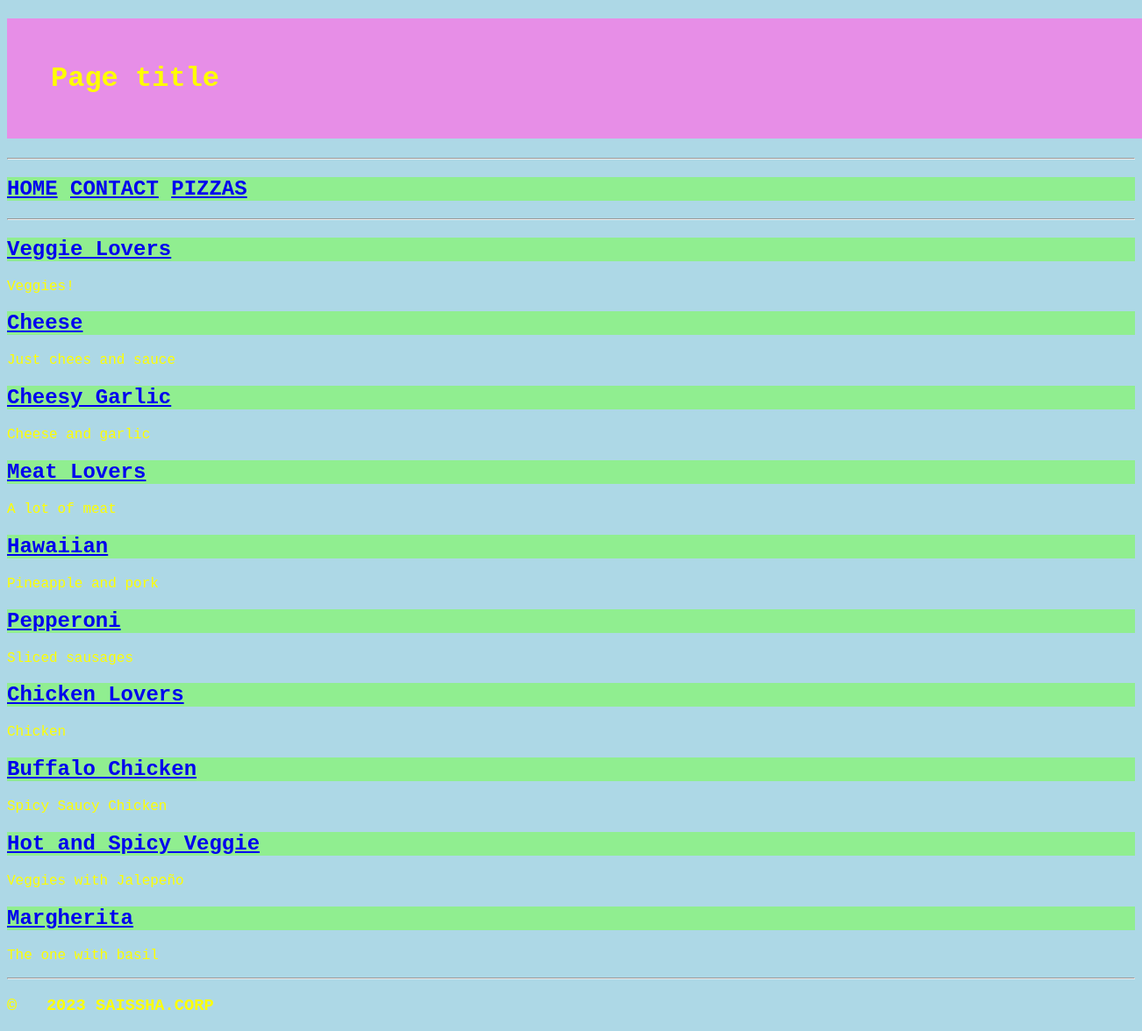
The app's page /all_pizzas with its own data.
### tables this page shows
CREATE TABLE Pizza (id INTEGER PRIMARY KEY AUTOINCREMENT, name TEXT, description TEXT, photo TEXT, base INTEGER REFERENCES Base (id));

### route.py (the view)
@app.route('/all_pizzas')
def alls_pizzas():
    conn=sqlite3.connect("pizzanew.db")
    cur=conn.cursor()
    cur.execute("SELECT * FROM Pizza")
    results=cur.fetchall()
    return render_template("all_pizzas.html",results=results)

### templates/all_pizzas.html
{% extends 'layout.html'%}
{% block content %}
{% for item in results %}
    <h2><a href="/pizza/{{item[0]}}">{{item[1]}}</a></h2><p>{{item[2]}}</p>
{% endfor %}
{% endblock %}

### templates/layout.html (shortened to what this page needs)
<!doctype html>
<html>
    <head>
        <link rel="stylesheet" href="/static/css/style.css" link>
    </head>
    <body>
        <header>
            {% include "header.html" %}
        </header>
        <nav>
            {% include "nav.html" %}
        </nav>
        <main>
            {% block content %}{% endblock %}
        </main>
        <footer>
            {% include "footer.html" %}
        </footer>
    </body>
</html>

### templates/header.html
<h1>Page title</h1>

### templates/nav.html
<hr>
<h2><a href="/">HOME</a>
    <a href="/contact">CONTACT</a>
    <a href="/all_pizzas">PIZZAS</a>
</h2>
<hr>

### templates/footer.html
<hr>
<h3> &copy; &nbsp; 2023 SAISSHA.CORP</h3>

### static/css/style.css (style rules this page uses)
body { font-family: "Courier New"; background-color :lightblue; color:yellow; }
h1 { padding: 50px; width: 100%; background-color: pink; }
h2 { background-color:lightgreen; }
header h1 { background-color: rgb(231, 142, 231) ; }

### records on screen
Pizza: name "Veggie Lovers", description "Veggies!"
Pizza: name "Cheese", description "Just chees and sauce"
Pizza: name "Cheesy Garlic", description "Cheese and garlic"
Pizza: name "Meat Lovers", description "A lot of meat"
Pizza: name "Hawaiian", description "Pineapple and pork"
Pizza: name "Pepperoni", description "Sliced sausages"
Pizza: name "Chicken Lovers", description "Chicken"
Pizza: name "Buffalo Chicken", description "Spicy Saucy Chicken"
Pizza: name "Hot and Spicy Veggie", description "Veggies with Jalepeño"
Pizza: name "Margherita", description "The one with basil"
